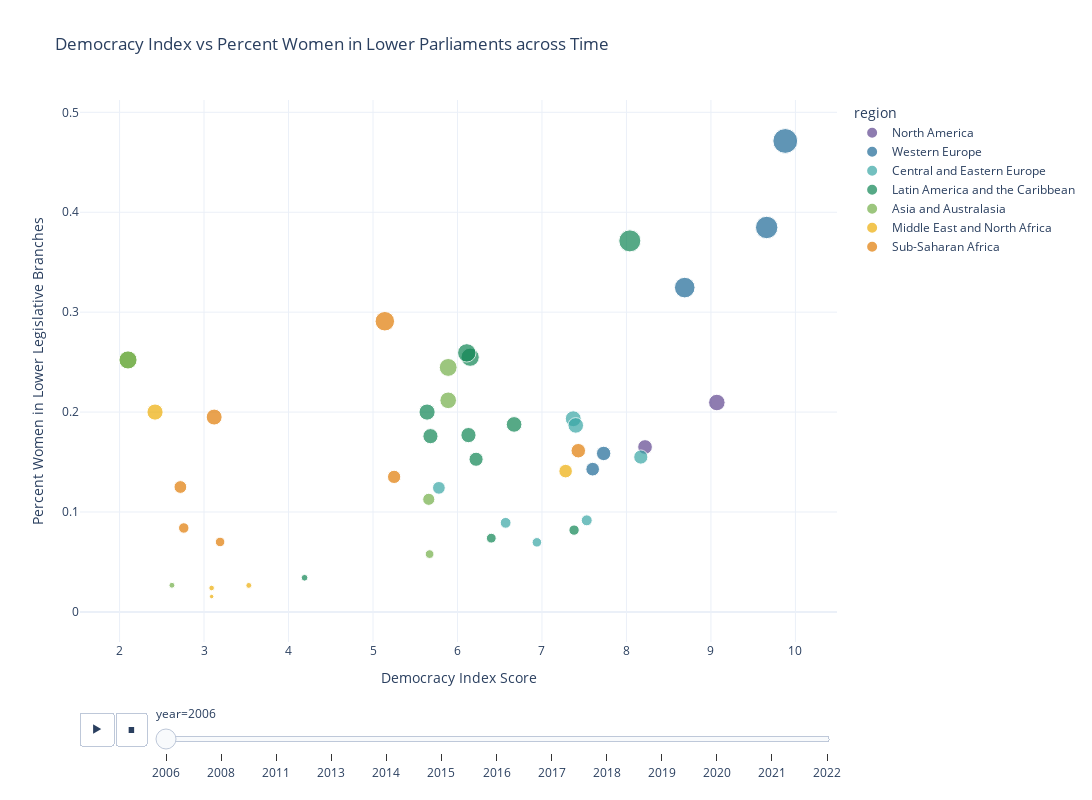

Notebook source saved alongside this figure:
### Code cell
# drop nas so that the plot works
scatter_df = df.drop('upper_house_senate_percent_w',axis=1).dropna()
# make figure
fig = px.scatter(scatter_df, 
            x='democracy_index_score',
            y='lower_single_house_percent_w',
            template='plotly_white',    
            #hover_data=['country','year'],
            color='region',
            color_discrete_sequence=px.colors.qualitative.Prism,
            animation_frame='year',
            title= 'Democracy Index vs Percent Women in Lower Parliaments across Time',
            size='lower_single_house_percent_w',
            width=1200,
            height=800
        )

fig.update_xaxes(title_text='Democracy Index Score')
fig.update_yaxes(title_text='Percent Women in Lower Legislative Branches')

fig.show()

### Figure 1 — Plotly figure (JSON) as saved in the notebook; plotly's stock layout.template omitted (floating-point values rounded to 4 significant figures)
{"data": [{"hovertemplate": "region=North America<br>year=2006<br>democracy_index_score=%{x}<br>lower_single_house_percent_w=%{marker.size}<extra></extra>", "legendgroup": "North America", "marker": {"color": "rgb(95, 70, 144)", "size": [0.2096, 0.1651], "sizemode": "area", "sizeref": 0.001531, "symbol": "circle"}, "mode": "markers", "name": "North America", "orientation": "v", "showlegend": true, "type": "scatter", "x": [9.07, 8.22], "xaxis": "x", "y": [0.2096, 0.1651], "yaxis": "y"}, {"hovertemplate": "region=Western Europe<br>year=2006<br>democracy_index_score=%{x}<br>lower_single_house_percent_w=%{marker.size}<extra></extra>", "legendgroup": "Western Europe", "marker": {"color": "rgb(29, 105, 150)", "size": [0.3246, 0.1429, 0.1586, 0.3848, 0.4713], "sizemode": "area", "sizeref": 0.001531, "symbol": "circle"}, "mode": "markers", "name": "Western Europe", "orientation": "v", "showlegend": true, "type": "scatter", "x": [8.69, 7.6, 7.73, 9.66, 9.88], "xaxis": "x", "y": [0.3246, 0.1429, 0.1586, 0.3848, 0.4713], "yaxis": "y"}, {"hovertemplate": "region=Central and Eastern Europe<br>year=2006<br>democracy_index_score=%{x}<br>lower_single_house_percent_w=%{marker.size}<extra></extra>", "legendgroup": "Central and Eastern Europe", "marker": {"color": "rgb(56, 166, 165)", "size": [0.1241, 0.155, 0.09165, 0.1933, 0.08916, 0.1867, 0.06963], "sizemode": "area", "sizeref": 0.001531, "symbol": "circle"}, "mode": "markers", "name": "Central and Eastern Europe", "orientation": "v", "showlegend": true, "type": "scatter", "x": [5.78, 8.17, 7.53, 7.37, 6.57, 7.4, 6.94], "xaxis": "x", "y": [0.1241, 0.155, 0.09165, 0.1933, 0.08916, 0.1867, 0.06963], "yaxis": "y"}, {"hovertemplate": "region=Latin America and the Caribbean<br>year=2006<br>democracy_index_score=%{x}<br>lower_single_house_percent_w=%{marker.size}<extra></extra>", "legendgroup": "Latin America and the Caribbean", "marker": {"color": "rgb(15, 133, 84)", "size": [0.08187, 0.0738, 0.3713, 0.177, 0.2, 0.1528, 0.2549, 0.03418, 0.1876, 0.1759, 0.2593], "sizemode": "area", "sizeref": 0.001531, "symbol": "circle"}, "mode": "markers", "name": "Latin America and the Caribbean", "orientation": "v", "showlegend": true, "type": "scatter", "x": [7.38, 6.4, 8.04, 6.13, 5.64, 6.22, 6.15, 4.19, 6.67, 5.68, 6.11], "xaxis": "x", "y": [0.08187, 0.0738, 0.3713, 0.177, 0.2, 0.1528, 0.2549, 0.03418, 0.1876, 0.1759, 0.2593], "yaxis": "y"}, {"hovertemplate": "region=Asia and Australasia<br>year=2006<br>democracy_index_score=%{x}<br>lower_single_house_percent_w=%{marker.size}<extra></extra>", "legendgroup": "Asia and Australasia", "marker": {"color": "rgb(115, 175, 72)", "size": [0.02667, 0.1127, 0.2522, 0.2522, 0.2447, 0.2118, 0.05785], "sizemode": "area", "sizeref": 0.001531, "symbol": "circle"}, "mode": "markers", "name": "Asia and Australasia", "orientation": "v", "showlegend": true, "type": "scatter", "x": [2.62, 5.66, 2.1, 2.1, 5.89, 5.89, 5.67], "xaxis": "x", "y": [0.02667, 0.1127, 0.2522, 0.2522, 0.2447, 0.2118, 0.05785], "yaxis": "y"}, {"hovertemplate": "region=Middle East and North Africa<br>year=2006<br>democracy_index_score=%{x}<br>lower_single_house_percent_w=%{marker.size}<extra></extra>", "legendgroup": "Middle East and North Africa", "marker": {"color": "rgb(237, 173, 8)", "size": [0.02652, 0.1409, 0.01538, 0.02393, 0, 0.2], "sizemode": "area", "sizeref": 0.001531, "symbol": "circle"}, "mode": "markers", "name": "Middle East and North Africa", "orientation": "v", "showlegend": true, "type": "scatter", "x": [3.53, 7.28, 3.09, 3.09, 2.78, 2.42], "xaxis": "x", "y": [0.02652, 0.1409, 0.01538, 0.02393, 0, 0.2], "yaxis": "y"}, {"hovertemplate": "region=Sub-Saharan Africa<br>year=2006<br>democracy_index_score=%{x}<br>lower_single_house_percent_w=%{marker.size}<extra></extra>", "legendgroup": "Sub-Saharan Africa", "marker": {"color": "rgb(225, 124, 5)", "size": [0.1613, 0.07, 0.084, 0.125, 0.195, 0.2909, 0.1351], "sizemode": "area", "sizeref": 0.001531, "symbol": "circle"}, "mode": "markers", "name": "Sub-Saharan Africa", "orientation": "v", "showlegend": true, "type": "scatter", "x": [7.43, 3.19, 2.76, 2.72, 3.12, 5.14, 5.25], "xaxis": "x", "y": [0.1613, 0.07, 0.084, 0.125, 0.195, 0.2909, 0.1351], "yaxis": "y"}], "layout": {"height": 800, "legend": {"itemsizing": "constant", "title": {"text": "region"}, "tracegroupgap": 0}, "sliders": [{"active": 0, "currentvalue": {"prefix": "year="}, "len": 0.9, "pad": {"b": 10, "t": 60}, "steps": [{"args": [["2006"], {"frame": {"duration": 0, "redraw": false}, "fromcurrent": true, "mode": "immediate", "transition": {"duration": 0, "easing": "linear"}}], "label": "2006", "method": "animate"}, {"args": [["2008"], {"frame": {"duration": 0, "redraw": false}, "fromcurrent": true, "mode": "immediate", "transition": {"duration": 0, "easing": "linear"}}], "label": "2008", "method": "animate"}, {"args": [["2011"], {"frame": {"duration": 0, "redraw": false}, "fromcurrent": true, "mode": "immediate", "transition": {"duration": 0, "easing": "linear"}}], "label": "2011", "method": "animate"}, {"args": [["2013"], {"frame": {"duration": 0, "redraw": false}, "fromcurrent": true, "mode": "immediate", "transition": {"duration": 0, "easing": "linear"}}], "label": "2013", "method": "animate"}, {"args": [["2014"], {"frame": {"duration": 0, "redraw": false}, "fromcurrent": true, "mode": "immediate", "transition": {"duration": 0, "easing": "linear"}}], "label": "2014", "method": "animate"}, {"args": [["2015"], {"frame": {"duration": 0, "redraw": false}, "fromcurrent": true, "mode": "immediate", "transition": {"duration": 0, "easing": "linear"}}], "label": "2015", "method": "animate"}, {"args": [["2016"], {"frame": {"duration": 0, "redraw": false}, "fromcurrent": true, "mode": "immediate", "transition": {"duration": 0, "easing": "linear"}}], "label": "2016", "method": "animate"}, {"args": [["2017"], {"frame": {"duration": 0, "redraw": false}, "fromcurrent": true, "mode": "immediate", "transition": {"duration": 0, "easing": "linear"}}], "label": "2017", "method": "animate"}, {"args": [["2018"], {"frame": {"duration": 0, "redraw": false}, "fromcurrent": true, "mode": "immediate", "transition": {"duration": 0, "easing": "linear"}}], "label": "2018", "method": "animate"}, {"args": [["2019"], {"frame": {"duration": 0, "redraw": false}, "fromcurrent": true, "mode": "immediate", "transition": {"duration": 0, "easing": "linear"}}], "label": "2019", "method": "animate"}, {"args": [["2020"], {"frame": {"duration": 0, "redraw": false}, "fromcurrent": true, "mode": "immediate", "transition": {"duration": 0, "easing": "linear"}}], "label": "2020", "method": "animate"}, {"args": [["2021"], {"frame": {"duration": 0, "redraw": false}, "fromcurrent": true, "mode": "immediate", "transition": {"duration": 0, "easing": "linear"}}], "label": "2021", "method": "animate"}, {"args": [["2022"], {"frame": {"duration": 0, "redraw": false}, "fromcurrent": true, "mode": "immediate", "transition": {"duration": 0, "easing": "linear"}}], "label": "2022", "method": "animate"}], "x": 0.1, "xanchor": "left", "y": 0, "yanchor": "top"}], "title": {"text": "Democracy Index vs Percent Women in Lower Parliaments across Time"}, "updatemenus": [{"buttons": [{"args": [null, {"frame": {"duration": 500, "redraw": false}, "fromcurrent": true, "mode": "immediate", "transition": {"duration": 500, "easing": "linear"}}], "label": "&#9654;", "method": "animate"}, {"args": [[null], {"frame": {"duration": 0, "redraw": false}, "fromcurrent": true, "mode": "immediate", "transition": {"duration": 0, "easing": "linear"}}], "label": "&#9724;", "method": "animate"}], "direction": "left", "pad": {"r": 10, "t": 70}, "showactive": false, "type": "buttons", "x": 0.1, "xanchor": "right", "y": 0, "yanchor": "top"}], "width": 1200, "xaxis": {"anchor": "y", "domain": [0, 1], "title": {"text": "Democracy Index Score"}}, "yaxis": {"anchor": "x", "domain": [0, 1], "title": {"text": "Percent Women in Lower Legislative Branches"}}}}
